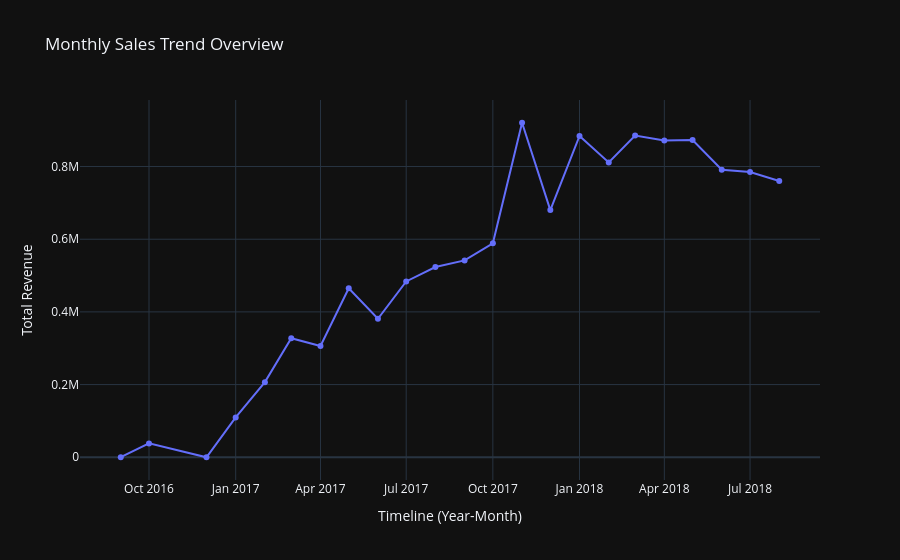

This figure's notebook cell:
### Code cell
monthly_sales = df_clean.groupby('year_month')['price'].sum().reset_index()

fig_trend = px.line(monthly_sales, 
                    x='year_month', 
                    y='price', 
                    title='Monthly Sales Trend Overview',
                    labels={'year_month': 'Timeline (Year-Month)', 'price': 'Total Revenue'},
                    markers=True)

fig_trend.update_layout(template='plotly_dark', hovermode='x unified')
fig_trend.show()

### Figure 1 — Plotly figure (JSON) as saved in the notebook; plotly's stock layout.template omitted (floating-point values rounded to 4 significant figures)
{"data": [{"hovertemplate": "Timeline (Year-Month)=%{x}<br>Total Revenue=%{y}<extra></extra>", "legendgroup": "", "line": {"color": "#636efa", "dash": "solid"}, "marker": {"symbol": "circle"}, "mode": "lines+markers", "name": "", "orientation": "v", "showlegend": false, "type": "scatter", "x": ["2016-09", "2016-10", "2016-12", "2017-01", "2017-02", "2017-03", "2017-04", "2017-05", "2017-06", "2017-07", "2017-08", "2017-09", "2017-10", "2017-11", "2017-12", "2018-01", "2018-02", "2018-03", "2018-04", "2018-05", "2018-06", "2018-07", "2018-08"], "xaxis": "x", "y": [135.0, 38170.0, 10.9, 109700.0, 206700.0, 327400.0, 306100.0, 465000.0, 381100.0, 483900.0, 523500.0, 541600.0, 588600.0, 920500.0, 680100.0, 884300.0, 811300.0, 885200.0, 871600.0, 872700.0, 791100.0, 784900.0, 760000.0], "yaxis": "y"}], "layout": {"hovermode": "x unified", "legend": {"tracegroupgap": 0}, "title": {"text": "Monthly Sales Trend Overview"}, "xaxis": {"anchor": "y", "domain": [0, 1], "title": {"text": "Timeline (Year-Month)"}}, "yaxis": {"anchor": "x", "domain": [0, 1], "title": {"text": "Total Revenue"}}}}
